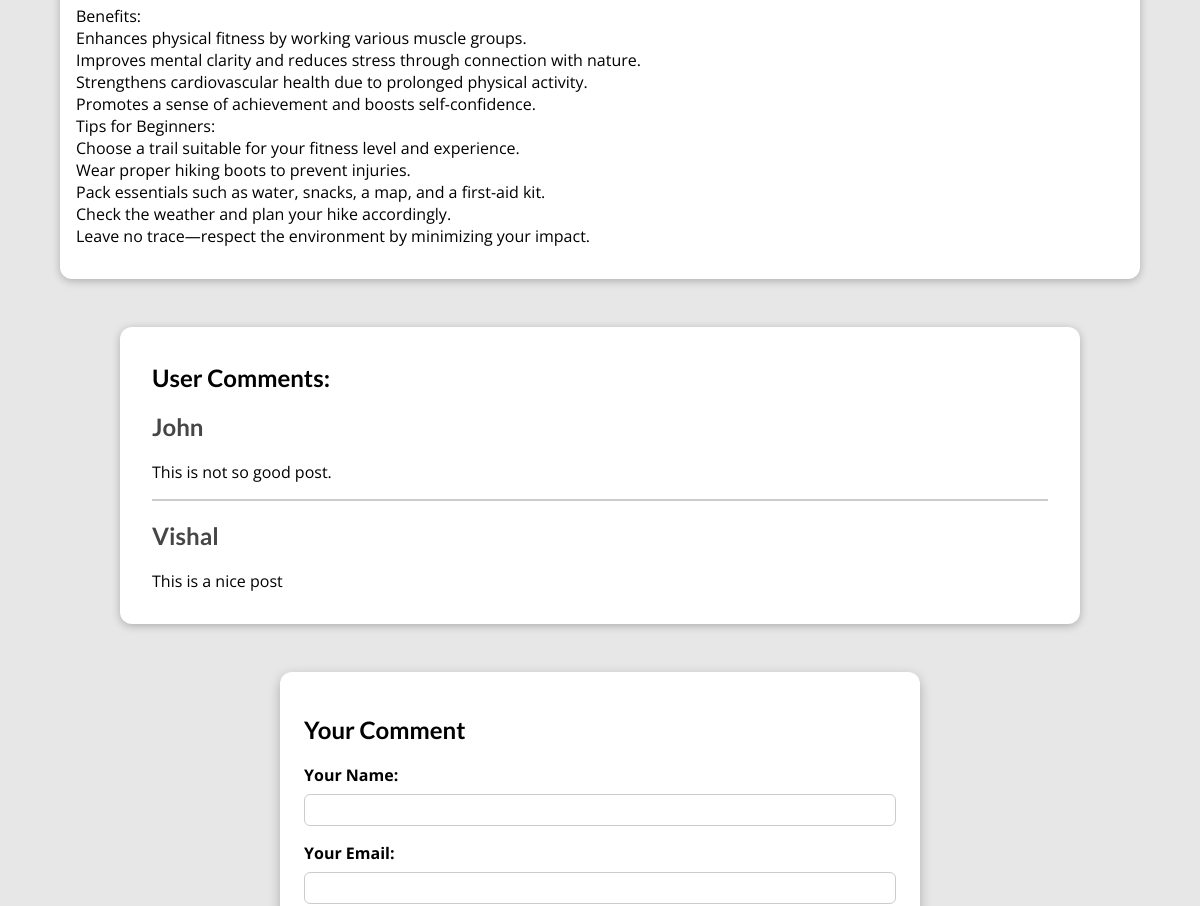
/posts/mountain-hiking (middle part), run on an earlier commit of the app's database.
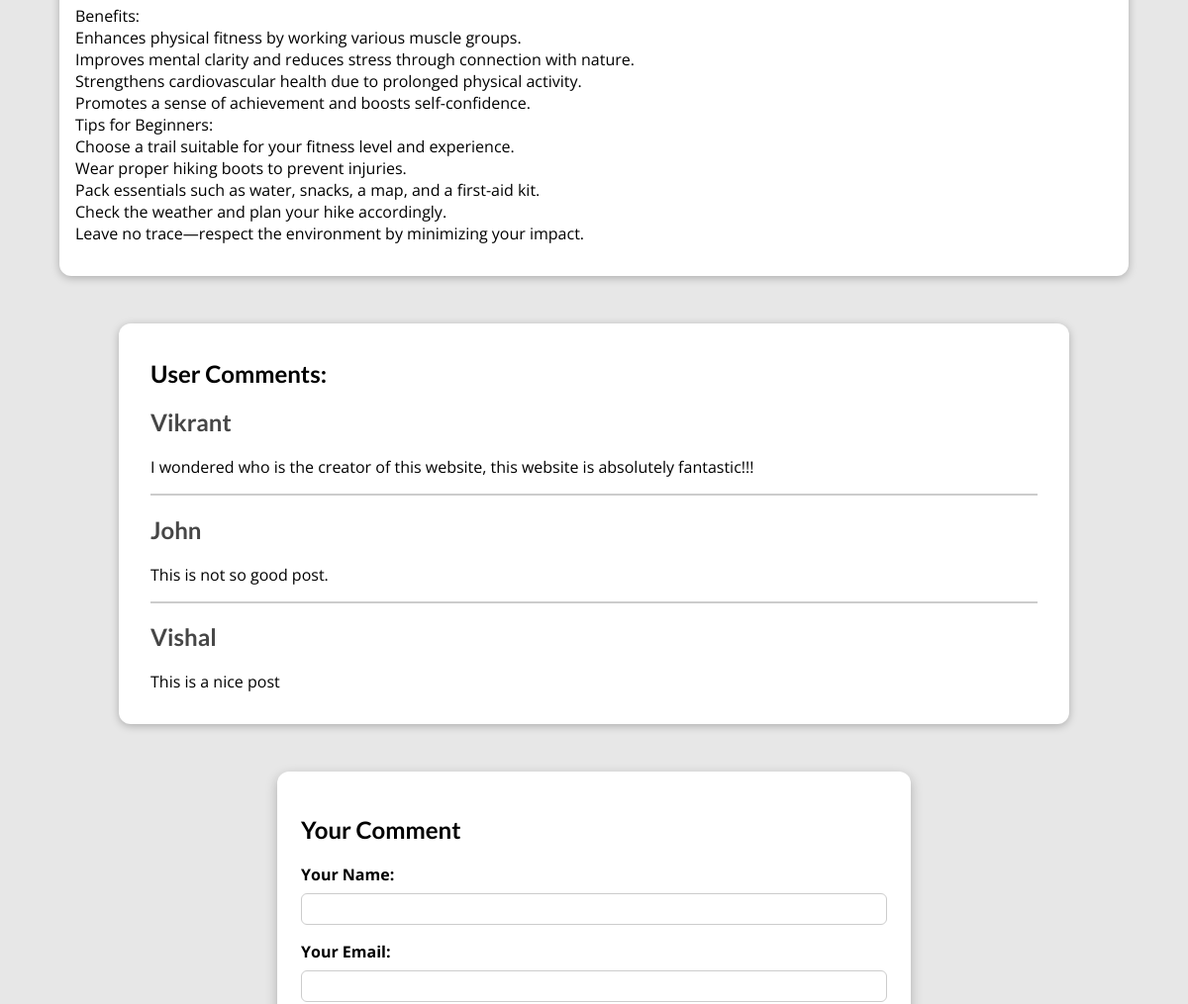
And on a later commit of the database.
### blog/models.py (models this page shows, shortened)
class comments(models.Model):
    user_name = models.CharField(max_length=30)
    email = models.EmailField()
    date = models.DateTimeField(auto_now_add=True)
    text = models.TextField(max_length=250)
    post = models.ForeignKey(Posts, on_delete=models.CASCADE, related_name="comments")
    class Meta:
        verbose_name_plural = 'Comments'

### blog/views.py (the view, shortened to what this page needs)
# urls.py: path("posts/<slug:slug>", views.PostDetails.as_view(), name="posts-details-page"), # for dynamic type content for better SEO /posts/my-posts
class PostDetails(View):
    def isStoredPost(self, request, post_id):
        stored_posts = request.session.get("stored_posts")
        if stored_posts is not None:
            is_saved_for_later = post_id in stored_posts
        else:
            is_saved_for_later = False
        return is_saved_for_later
    def get(self, request, slug):
        post = Posts.objects.get(slug=slug)
        context = {
            "post": post,
            "post_tags": post.tags.all(),
            "comment_form": CommentForm(),
            "comments": post.comments.all().order_by("-id"),
            "saved_for_later": self.isStoredPost(request, post.id)
        }
        return render(request, "blog/post-details.html", context)

### blog/forms.py
class CommentForm(forms.ModelForm):
    class Meta:
        model = comments
        exclude = ["post", "date"] #we dont want user to set the post by himself so we exc it
        labels = {
            "user_name": "Your Name",
            "email": "Your Email",
            "text": "Comment"
        }

### blog/models.py (called while the page is built)
    def __str__(self):
        return self.first_name + " " + self.last_name

### blog/templates/blog/post-details.html (shortened to what this page needs)
{% extends "base.html" %}
{% load static %}
{% block css_files %}
    <link rel="stylesheet" href="{% static "blog/post-details.css" %}">
{% endblock %}
{% block content %}
<main>
    {{post.content|linebreaks}}
</main>
<section id="comments">
    <ul>
        <h1> User Comments: </h1>
        {% for comment in comments %}
            <li>
                <h2>{{comment.user_name}}</h2>
                <p>{{comment.text|linebreaks}}</p>
            </li>
        {% endfor %}
    </ul>
</section>
<section id="comment-form">
    <h2>Your Comment</h2>
    <form action="{% url "posts-details-page" post.slug %}" method = "POST">
        {% for form_feild in comment_form  %}
            <div class="form-control {% if form_feild.errors %}invalid{% endif %}">
                {{ form_feild.label_tag }}
                {{ form_feild }}
            </div>
        {% endfor %}
    </form>
</section>
{% endblock %}

What changed in the data, as far as the page shows it:
added comments: user_name "Vikrant", text "I wondered who is the creator of this website, this website is absolutely fantastic!!!"
